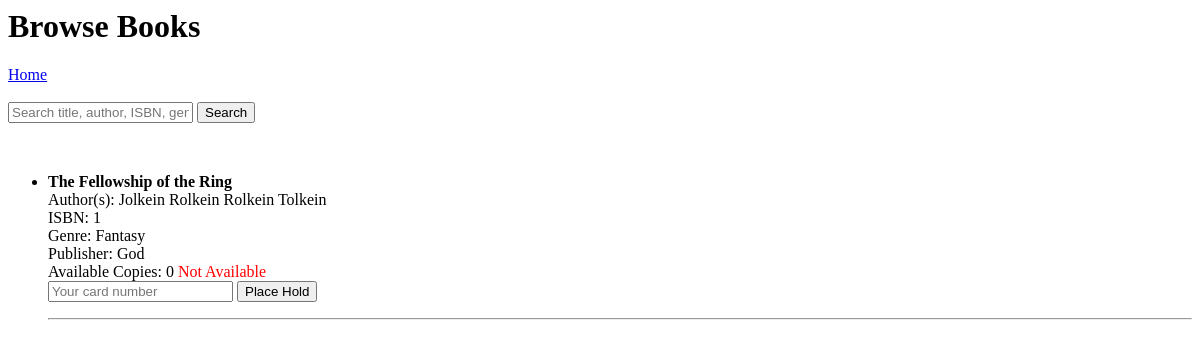
/member, run on an earlier commit of the app's database.
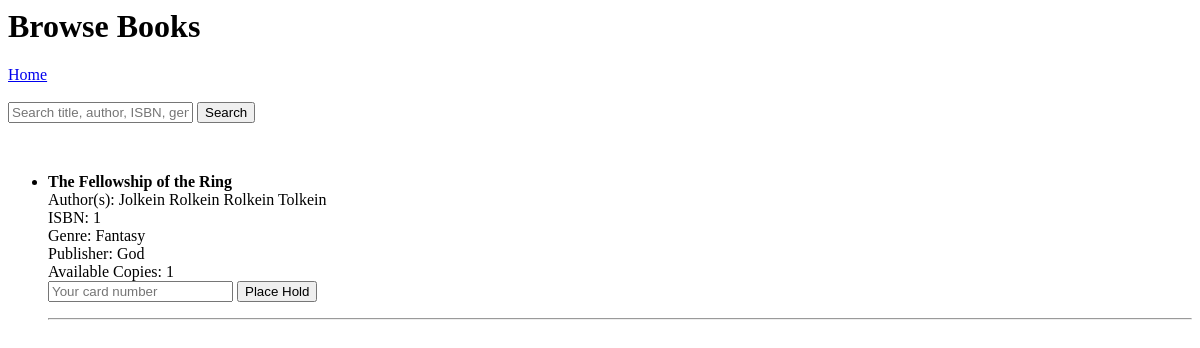
And on a later commit of the database.
### tables this page shows
CREATE TABLE Books (
            ISBN TEXT PRIMARY KEY,
            Title TEXT NOT NULL,
            Date_Pub TEXT,
            Publisher TEXT,
            Genre TEXT,
            Description TEXT
        );

### app.py (the view, shortened to what this page needs)
@app.route('/member', methods=['GET', 'POST'])
def member():
    conn = get_db_connection()
    search = request.form.get('search') if request.method == 'POST' else None
    query = "SELECT * FROM BookCatalog WHERE 1=1"
    params = []
    books = conn.execute(query, params).fetchall()
    conn.close()
    return render_template('member.html', books=books, search=search)

### app.py (called while the page is built)
def get_db_connection():
    conn = sqlite3.connect('database.db')
    conn.row_factory = sqlite3.Row
    return conn

### templates/member.html (shortened to what this page needs)
<h1>Browse Books</h1>
<a href="/">Home</a><br><br>
<form method="POST" action="/member">
    <input type="text" name="search" placeholder="Search title, author, ISBN, genre">
    <button type="submit">Search</button>
</form>
<ul>
    {% for book in books %}
        <li>
            <strong>{{ book['Title'] }}</strong><br>
            Author(s): {{ book['Authors'] }}<br>
            ISBN: {{ book['ISBN'] }}<br>
            Genre: {{ book['Genre'] }}<br>
            Publisher: {{ book['Publisher'] }}<br>
            Available Copies: {{ book['Available_Copies'] }}
            {% if book['Available_Copies'] == 0 %}
                <span style="color:red;">Not Available</span>
            {% endif %}
            <form action="/place_hold/{{ book['ISBN'] }}" method="POST">
                <input type="text" name="card_number" placeholder="Your card number" required>
                <button type="submit">Place Hold</button>
            </form>
        </li>
        <hr>
    {% endfor %}
</ul>

What changed in the data, as far as the page shows it:
changed Books "The Fellowship of the Ring": Available_Copies "0" → "1"; no longer shows "Not Available"
